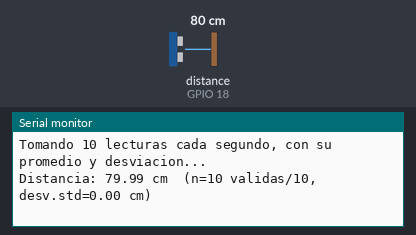
This sketch was run on a simulated ESP32. On the bench: the last lines printed to the serial monitor. Wiring (inferred from the names in the program): ultrasonic range finder: trigger GPIO 5; echo GPIO 18. The inputs (shaded band) are chosen by the test bench; at power-on: distance to the obstacle (sensor on GPIO 18) 80 cm. The echo pulse lasts 58.3 µs per cm.

Above: at 2.2 s.
2.3 s: distance to the obstacle (sensor on GPIO 18) set to 2 cm
At 3.9 s:
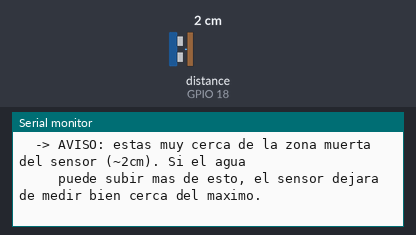
4.7 s: distance to the obstacle (sensor on GPIO 18) set to 4 cm
At 5.8 s:
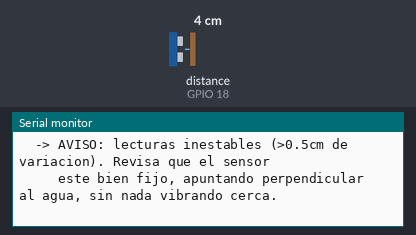
Timing chart, 0 to 7.7 s (numbered marks = the images above; inputs shaded):
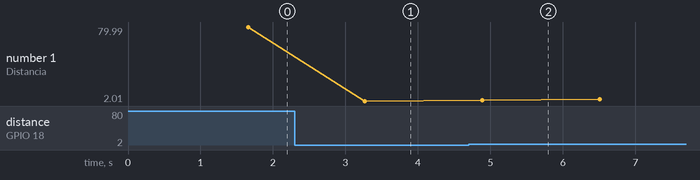

Measured:
- after the input at 2.3 s, the serial monitor: prints a new line after 0.97 s (image 1)
- after the input at 4.7 s, the serial monitor: prints a new line after 0.19 s (image 2)
- plotted number 1: 79.99 → 2.01 after the input at 2.3 s, 2.01 → 4.01 after the input at 4.7 s

The sketch:

05_calibracion_hcsr04.ino
```cpp
/*
 * ========================================================================
 * HydroSentry - Calibración del sensor de nivel HC-SR04
 * ========================================================================
 * Este sketch NO es el firmware final. Sirve para:
 *   1. Verificar que el sensor mide distancias correctamente y de forma
 *      estable (varias lecturas seguidas no deberían saltar mucho).
 *   2. Medir la distancia real del sensor al fondo del tanque (tanque
 *      vacío) y al nivel máximo permitido (80% de llenado).
 *   3. Obtener los dos valores que van al firmware principal:
 *        SENSOR_ALTURA_CM  -> distancia sensor-fondo (tanque vacío)
 *        NIVEL_MAX_CM      -> altura de agua máxima permitida (80%)
 *
 * Procedimiento:
 *   1. Sube este sketch, abre el Monitor Serial a 115200 baudios.
 *   2. Con el tanque VACIO, anota el promedio que muestra "Distancia".
 *      Ese número es tu SENSOR_ALTURA_CM.
 *   3. Llena el tanque hasta la altura de agua que calculaste como el
 *      80% (en tu caso, con tanque de 8cm de alto, serían 6.4-6.5cm de
 *      columna de agua). Puedes medir esa altura de agua con una regla
 *      metida en el tanque, por fuera del cono del sensor.
 *   4. Anota la distancia que marca el sensor en ese punto.
 *      NIVEL_MAX_CM = SENSOR_ALTURA_CM - esa_distancia
 *   5. Revisa también que la distancia mínima medible (zona muerta,
 *      normalmente ~2cm) no interfiera: SENSOR_ALTURA_CM - NIVEL_MAX_CM
 *      debe ser MAYOR a 2cm, si no el sensor no podrá "ver" el agua
 *      cerca del máximo.
 * ========================================================================
 */

#define HCSR04_TRIG 5
#define HCSR04_ECHO 18

float leerDistanciaCM() {
  digitalWrite(HCSR04_TRIG, LOW);
  delayMicroseconds(2);
  digitalWrite(HCSR04_TRIG, HIGH);
  delayMicroseconds(10);
  digitalWrite(HCSR04_TRIG, LOW);

  long duracion = pulseIn(HCSR04_ECHO, HIGH, 30000); // timeout 30ms (~5m max)
  if (duracion == 0) return -1; // no hubo eco (fuera de rango o cable mal)

  return duracion * 0.0343 / 2.0;
}

void setup() {
  Serial.begin(115200);
  delay(1000);
  pinMode(HCSR04_TRIG, OUTPUT);
  pinMode(HCSR04_ECHO, INPUT);

  Serial.println();
  Serial.println("=== Calibracion HC-SR04 - HydroSentry ===");
  Serial.println("Recuerda: divisor de voltaje en ECHO (1k/2k) antes de conectar al ESP32.");
  Serial.println("Tomando 10 lecturas cada segundo, con su promedio y desviacion...");
  Serial.println();
}

void loop() {
  const int N = 10;
  float lecturas[N];
  float suma = 0;
  int validas = 0;

  for (int i = 0; i < N; i++) {
    float d = leerDistanciaCM();
    if (d > 0) {
      lecturas[validas] = d;
      suma += d;
      validas++;
    }
    delay(60); // HC-SR04 necesita ~60ms entre disparos
  }

  if (validas == 0) {
    Serial.println("SIN ECO - revisa cableado (TRIG=GPIO5, ECHO=GPIO18 via divisor) o que no haya algo pegado al sensor.");
  } else {
    float promedio = suma / validas;
    float varianza = 0;
    for (int i = 0; i < validas; i++) {
      varianza += pow(lecturas[i] - promedio, 2);
    }
    float desviacion = sqrt(varianza / validas);

    Serial.printf("Distancia: %.2f cm  (n=%d validas/%d, desv.std=%.2f cm)\n",
                  promedio, validas, N, desviacion);

    if (desviacion > 0.5) {
      Serial.println("  -> AVISO: lecturas inestables (>0.5cm de variacion). Revisa que el sensor");
      Serial.println("     este bien fijo, apuntando perpendicular al agua, sin nada vibrando cerca.");
    }
    if (promedio < 2.5) {
      Serial.println("  -> AVISO: estas muy cerca de la zona muerta del sensor (~2cm). Si el agua");
      Serial.println("     puede subir mas de esto, el sensor dejara de medir bien cerca del maximo.");
    }
  }

  delay(1000);
}
```
